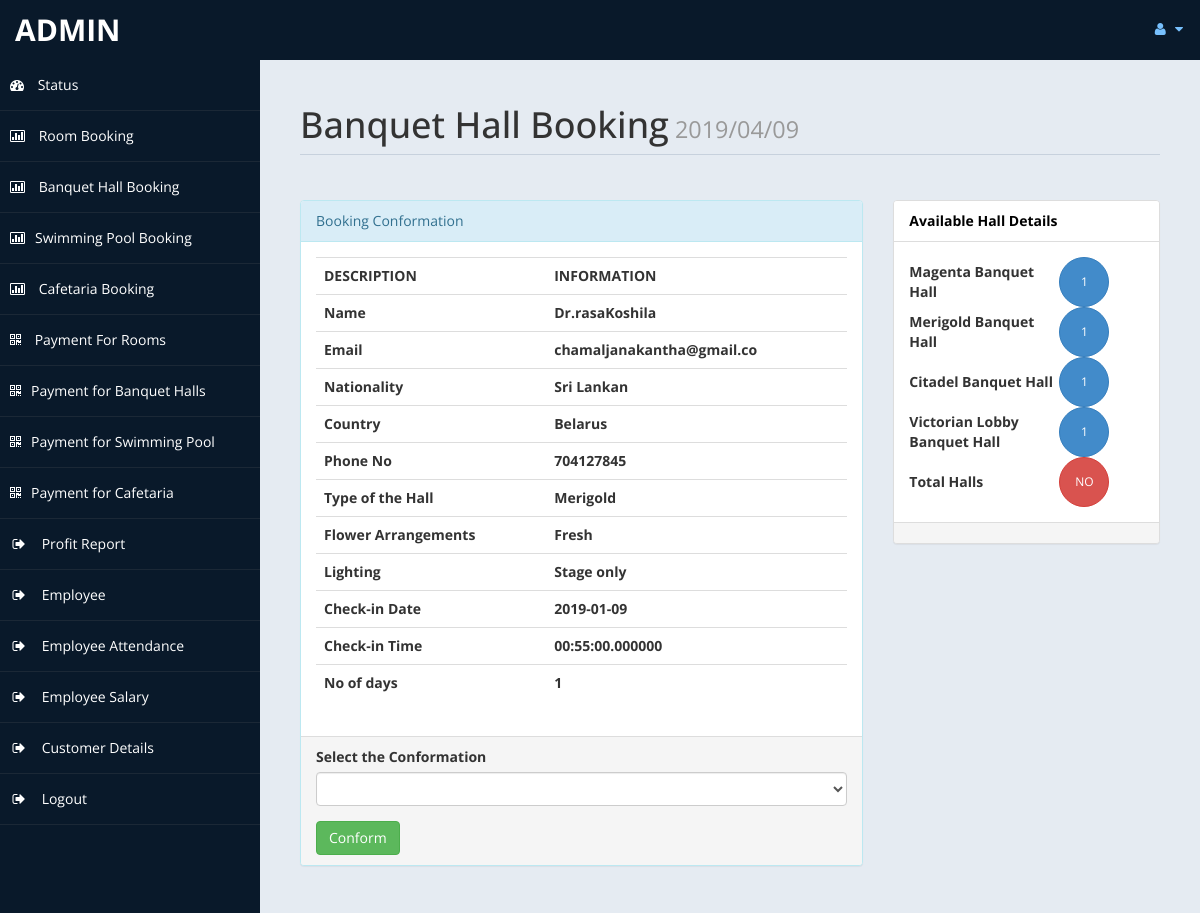
The app's page /admin/banquetBook.php?rid=1 (signed in) with its own data.
### tables this page shows
CREATE TABLE `banquetbook` (
  `id` int(10) NOT NULL,
  `Title` varchar(50) NOT NULL,
  `FName` varchar(50) NOT NULL,
  `LName` varchar(50) NOT NULL,
  `Email` varchar(25) NOT NULL,
  `National` varchar(15) NOT NULL,
  `Country` varchar(15) NOT NULL,
  `Phone` int(10) NOT NULL,
  `THall` varchar(15) NOT NULL,
  `Farrange` varchar(10) NOT NULL,
  `NRoom` int(5) NOT NULL,
  `Light` varchar(10) NOT NULL,
  `cinDate` date NOT NULL,
  `cinTime` time(6) NOT NULL,
  `stat` varchar(20) NOT NULL,
  `nodays` varchar(20) NOT NULL
);

### admin/banquetBook.php (the view, shortened to what this page needs)
<?php
		if(!isset($_GET["rid"]))
		{
			 header("location:index.php");
		}
		else {
				$curdate=date("Y/m/d");
				include ('db.php');
				$id = $_GET['rid'];
	$sql = "select * from banquetbook where id = '$id' ";
        $re = mysqli_query($con, $sql);
        while ($row = mysqli_fetch_array($re)) {
            $title = $row['Title'];
            $Fname = $row['FName'];
            $lname = $row['LName'];
            $email = $row['Email'];
            $National = $row['National'];
            $country = $row['Country'];
            $phone = $row['Phone'];
            $thall = $row['THall'];
            $farrange = $row['Farrange'];
            $light = $row['Light'];
            $cindate = $row['cinDate'];
            $cintime = $row['cinTime'];
				}
	}
			?>
<!DOCTYPE html>
<html xmlns="http://www.w3.org/1999/xhtml">
<head>
    <link href="assets/css/bootstrap.css" rel="stylesheet" />
    <link href="assets/css/font-awesome.css" rel="stylesheet" />
    <link href="assets/js/morris/morris-0.4.3.min.css" rel="stylesheet" />
    <link href="assets/css/custom-styles.css" rel="stylesheet" />
</head>
<body>
    <div id="wrapper">
        <nav class="navbar navbar-default top-navbar" role="navigation">
            <div class="navbar-header">
                <a class="navbar-brand" href="home.php"> <?php echo $_SESSION["user"]; ?> </a>
            </div>
            <ul class="nav navbar-top-links navbar-right">
                <li class="dropdown">
                    <a class="dropdown-toggle" data-toggle="dropdown" href="#" aria-expanded="false">
                        <i class="fa fa-user fa-fw"></i> <i class="fa fa-caret-down"></i>
                    </a>
                </li>
            </ul>
        </nav>
		<?php include('includes/sidebar.php'); ?>
        <div id="page-wrapper">
            <div id="page-inner">
                <div class="row">
                    <div class="col-md-12">
                        <h1 class="page-header">
                            Banquet Hall Booking<small>	<?php echo  $curdate; ?> </small>
                        </h1>
                    </div>
					<div class="col-md-8 col-sm-8">
                    <div class="panel panel-info">
                        <div class="panel-heading">
                           Booking Conformation
                        </div>
                        <div class="panel-body">
							<div class="table-responsive">
                                <table class="table">
                                    <tr>
                                            <th>DESCRIPTION</th>
                                            <th>INFORMATION</th>
                                        </tr>
                                        <tr>
                                            <th>Name</th>
                                            <th><?php echo $title. $Fname. $lname; ?> </th>
                                        </tr>
										<tr>
                                            <th>Email</th>
                                            <th><?php echo $email; ?> </th>
                                        </tr>
										<tr>
                                            <th>Nationality </th>
                                            <th><?php echo $National; ?></th>
                                        </tr>
										<tr>
                                            <th>Country </th>
                                            <th><?php echo $country;  ?></th>
                                        </tr>
										<tr>
                                            <th>Phone No </th>
                                            <th><?php echo $phone; ?></th>
                                        </tr>
										<tr>
                                            <th>Type of the Hall </th>
                                            <th><?php echo $thall; ?></th>
                                        </tr>
										<tr>
                                            <th>Flower Arrangements </th>
                                            <th><?php echo $farrange; ?></th>
                                        </tr>
										<tr>
                                            <th>Lighting</th>
                                            <th><?php echo $light; ?></th>
                                        </tr>
										<tr>
                                            <th>Check-in Date </th>
                                            <th><?php echo $cindate; ?></th>
                                        </tr>
										<tr>
                                            <th>Check-in Time</th>
                                            <th><?php echo $cintime; ?></th>
                                        </tr>
										<tr>
                                            <th>No of days</th>
                                            <th><?php echo 1; ?></th>
                                        </tr>
                                </table>
                            </div>
                        </div>
                        <div class="panel-footer">
                            <form method="post">
										<div class="form-group">
														<label>Select the Conformation</label>
														<select name="conf"class="form-control">
															<option value selected>	</option>
															<option value="Conform">Conform</option>
														</select>
										 </div>
							<input type="submit" name="co" value="Conform" class="btn btn-success">
							</form>
                        </div>
                    </div>
					</div>
					<?php
						$rsql ="select * from banquet";
						$rre= mysqli_query($con,$rsql);
						$r =0 ;
						$sc =0;
						$gh = 0;
						$sr = 0;
						$dr = 0;
						while($rrow=mysqli_fetch_array($rre))
						{
							$r = $r + 1;
							$s = $rrow['type'];
							if($s=="Magenta" )
							{
								$sc = $sc+ 1;
							}
							if($s=="Merigold")
							{
								$gh = $gh + 1;
							}
							if($s=="Citadel" )
							{
								$sr = $sr + 1;
							}
							if($s=="Victorian Lobby" )
							{
								$dr = $dr + 1;
							}
						}
						?>
						<?php
						$csql ="select * from payment";
						$cre= mysqli_query($con,$csql);
						$cr =0 ;
						$csc =0;
						$cgh = 0;
						$csr = 0;
						$cdr = 0;
						while($crow=mysqli_fetch_array($cre))
						{
							$cr = $cr + 1;
						}
					?>
					<div class="col-md-4 col-sm-4">
                    <div class="panel panel-default">
                        <div class="panel-heading">
                           Available Hall Details
                        </div>
                        <div class="panel-body">
						<table width="200px">
							<tr>
								<td><b>Magenta Banquet Hall</b></td>
								<td><button type="button" class="btn btn-primary btn-circle"><?php
									$f1 =$sc - $csc;
									if($f1 <=0 )
									{	$f1 = "NO";
										echo $f1;
									}
									else{
											echo $f1;
									}
								?> </button></td>
							</tr>
							<tr>
								<td><b>Merigold Banquet Hall</b>	 </td>
								<td><button type="button" class="btn btn-primary btn-circle"><?php
								$f2 =  $gh -$cgh;
								if($f2 <=0 )
									{	$f2 = "NO";
										echo $f2;
									}
									else{
											echo $f2;
									}
								?> </button></td>
							</tr>
							<tr>
								<td><b>Citadel Banquet Hall</b></td>
								<td><button type="button" class="btn btn-primary btn-circle"><?php
								$f3 =$sr - $csr;
								if($f3 <=0 )
									{	$f3 = "NO";
										echo $f3;
									}
									else{
											echo $f3;
									}
								?> </button></td>
							</tr>
							<tr>
								<td><b>Victorian Lobby Banquet Hall</b>	 </td>
								<td><button type="button" class="btn btn-primary btn-circle"><?php
								$f4 =$dr - $cdr;
								if($f4 <=0 )
									{	$f4 = "NO";
										echo $f4;
									}
									else{
											echo $f4;
									}
								?> </button></td>
							</tr>
							<tr>
								<td><b>Total Halls</b> </td>
								<td> <button type="button" class="btn btn-danger btn-circle"><?php
								$f5 =$r-$cr;
								if($f5 <=0 )
									{	$f5 = "NO";
										echo $f5;
									}
									else{
											echo $f5;
									}
								 ?> </button></td>
							</tr>
						</table>
						</div>
                        <div class="panel-footer">
                        </div>
                    </div>
					</div>
                </div>
                </div>
         </div>
        </div>
</body>
</html>

### admin/assets/css/custom-styles.css (style rules this page uses)
body { font-family: 'Open Sans', sans-serif; }
#wrapper { width: 100%; background:#09192A; }
#page-wrapper { padding: 15px 15px; min-height: 600px; background:#E5EBF2; }
#page-inner { width:100%; margin:10px 20px 10px 0px; background-color:transparent; padding:10px; min-height:1200px; }
h1, .h1, h2, .h2, h3, .h3 { margin-top: 7px; margin-bottom: -5px; }
.page-header { padding-bottom: 9px; margin: 10px 0 45px; border-bottom: 1px solid #C7D1DD; }
.panel-default > .panel-heading { color: #000; background-color: #FFFFFF; border-color: #ddd; font-weight:bold; }
.top-navbar { margin:0px; }
.top-navbar .navbar-brand { color: #fff; width: 260px; text-align: left; height: 60px; font-size: 30px; font-weight: 700; text-transform: uppercase; line-height: 30px; }
.top-navbar .nav > li { position: relative; display: inline-block; }
.top-navbar .nav > li > a { position: relative; display: block; padding: 19px 15px; color: #77C0FD; }
.top-navbar { background:#09192A; border-bottom:none; }
.top-navbar .nav > li > a > i { margin-right: 2px; }
.navbar-default { border:0px solid black; }
.navbar-header { background: #09192A; }
.nav > li > a > i { margin-right:10px; }
.btn-circle { width: 50px; height: 50px; padding: 6px 0; -webkit-border-radius: 25px; -moz-border-radius: 25px; border-radius: 25px; text-align: center; font-size: 12px; line-height: 1.428571429; }
@media (min-width:768px) { #page-wrapper { margin: 0 0 0 260px; padding: 15px 30px; min-height: 1200px; } }
@media (min-width:768px) { .navbar { border-radius: 0px; } }

### records on screen
banquetbook: Title "Dr.", FName "rasa", LName "Koshila", Email "chamaljanakantha@gmail.co", National "Sri Lankan", Country "Belarus", Phone "704127845", THall "Merigold", Farrange "Fresh", Light "Stage only", cinDate "2019-01-09", cinTime "00:55:00.000000"

### other values on screen
$_SESSION["user"] "ADMIN"
$f1 "1"
$f2 "1"
$f3 "1"
$f4 "1"
$f5 "NO"
